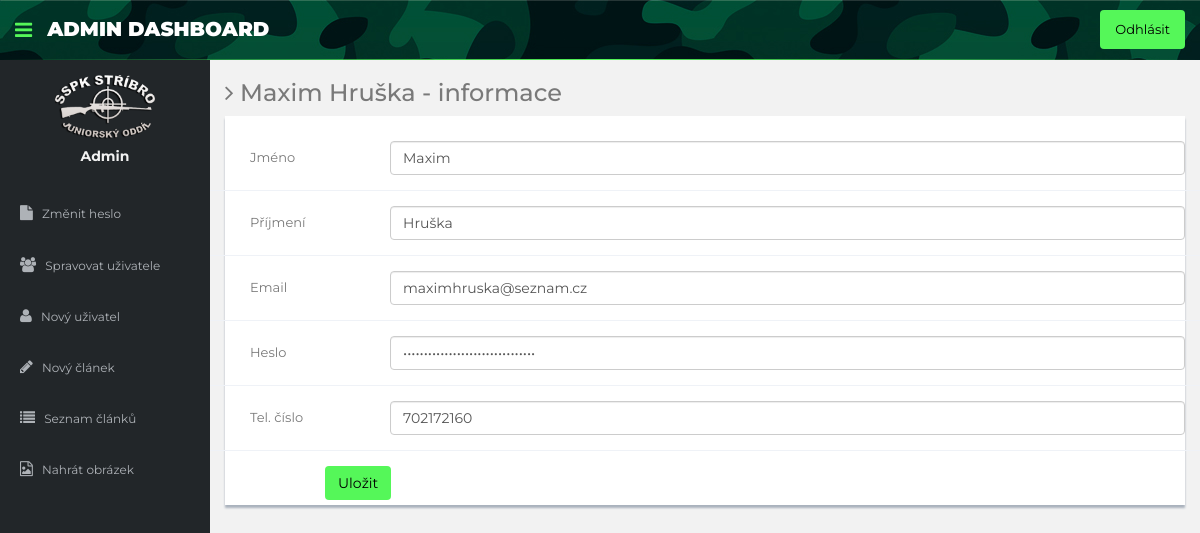
/admin/update-profile.php?uid=maximhruska@seznam.cz, run on the app's committed database.
### tables this page shows
CREATE TABLE `uzivatele` (
  `Email` varchar(255) NOT NULL,
  `Jmeno` varchar(255) NOT NULL,
  `Prijmeni` varchar(255) NOT NULL,
  `Heslo` varchar(255) NOT NULL,
  `Tel_cislo` varchar(9) NOT NULL
);

### admin/update-profile.php (the view, shortened to what this page needs)
<?php
 include'dbconnection.php';
?>
<!DOCTYPE html>
<html lang="cs">
  <head>
    <link href="assets/css/bootstrap.css" rel="stylesheet">
    <link href="assets/font-awesome/css/font-awesome.css" rel="stylesheet" />
    <link href="assets/css/style.css" rel="stylesheet">
    <link href="assets/css/style-responsive.css" rel="stylesheet">
    <link href="assets/css/styl_admin.css" rel="stylesheet">
  </head>
  <body>
  <section id="container" >
      <header class="header black-bg">
              <div class="sidebar-toggle-box">
                  <div class="fa fa-bars tooltips" data-placement="right" data-original-title="Toggle Navigation"></div>
              </div>
            <a href="#" class="logo"><b>Admin Dashboard</b></a>
            <div class="top-menu">
            	<ul class="nav pull-right">
                    <li><a class="logout" href="logout.php">Odhlásit</a></li>
            	</ul>
            </div>
        </header>
      <aside>
          <div id="sidebar"  class="nav-collapse ">
              <ul class="sidebar-menu" id="nav-accordion">
              	  <p class="centered"><a href="#"><img src="assets/img/logo_bile.PNG" class="img-circle" width="60"></a></p>
              	  <h5 class="centered"><?php echo "Admin";?></h5>
                  <li class="mt">
                      <a href="change-password.php">
                          <i class="fa fa-file"></i>
                          <span>Změnit heslo</span>
                      </a>
                  </li>
                  <li class="sub-menu">
                      <a href="manage-users.php" >
                          <i class="fa fa-users"></i>
                          <span>Spravovat uživatele</span>
                      </a>
                  </li>
                  <li class="sub-menu">
                      <a href="create_user.php" >
                          <i class="fa fa-user"></i>
                          <span>Nový uživatel</span>
                      </a>
                  </li>
                  <li class="sub-menu">
                      <a href="new_article.php" >
                          <i class="fa fa-pencil"></i>
                          <span>Nový článek</span>
                      </a>
                  </li>
                  <li class="sub-menu">
                      <a href="article_list.php" >
                          <i class="fa fa-list"></i>
                          <span>Seznam článků</span>
                      </a>
                  </li>
                  <li class="sub-menu">
                      <a href="upload_image.php" >
                          <i class="fa fa-file-image-o"></i>
                          <span>Nahrát obrázek</span>
                      </a>
                  </li>
              </ul>
          </div>
      </aside>
      <?php
      $ret=mysqli_query($con,"select * from uzivatele where Email='".$_GET['uid']."'");
	  while($row=mysqli_fetch_array($ret))
	  {?>
      <section id="main-content">
          <section class="wrapper">
          	<h3><i class="fa fa-angle-right"></i> <?php echo $row['Jmeno']. " ". $row['Prijmeni'];?> - informace</h3>
				<div class="row">
                  <div class="col-md-12">
                      <div class="content-panel">
                           <form class="form-horizontal style-form" name="form1" method="post" action="" onSubmit="return valid();">
                          <div class="form-group">
                              <label class="col-sm-2 col-sm-2 control-label" style="padding-left:40px;">Jméno </label>
                              <div class="col-sm-10">
                                  <input type="text" class="form-control" name="jmeno" value="<?php echo $row['Jmeno'];?>" >
                              </div>
                          </div>
                              <div class="form-group">
                              <label class="col-sm-2 col-sm-2 control-label" style="padding-left:40px;">Příjmení</label>
                              <div class="col-sm-10">
                                  <input type="text" class="form-control" name="prijmeni" value="<?php echo $row['Prijmeni'];?>" >
                              </div>
                          </div>
                              <div class="form-group">
                              <label class="col-sm-2 col-sm-2 control-label" style="padding-left:40px;">Email </label>
                              <div class="col-sm-10">
                                  <input type="text" class="form-control" name="email" value="<?php echo $row['Email'];?>">
                              </div>
                          </div>
                               <div class="form-group">
                              <label class="col-sm-2 col-sm-2 control-label" style="padding-left:40px;">Heslo </label>
                              <div class="col-sm-10">
                                  <input type="password" class="form-control" name="heslo" value="<?php echo $row['Heslo'];?>" >
                              </div>
                          </div>
                            <div class="form-group">
                              <label class="col-sm-2 col-sm-2 control-label" style="padding-left:40px;">Tel. číslo </label>
                              <div class="col-sm-10">
                                  <input type="text" class="form-control" name="cislo" value="<?php echo $row['Tel_cislo'];?>">
                              </div>
                          </div>
                          <div style="margin-left:100px;">
                          <input type="submit" name="Submit" value="Uložit" class="btn logout"></div>
                          </form>
                      </div>
                  </div>
              </div>
		</section>
        <?php } ?>
      </section></section>
  </body>
</html>

### admin/assets/css/style.css (style rules this page uses)
body { color: #797979; background: #f2f2f2; font-family: 'Ruda', sans-serif; padding: 0px !important; margin: 0px !important; font-size:13px; }
ul li { list-style: none; }
a, a:hover, a:focus { text-decoration: none; outline: none; }
#container { width: 100%; height: 100%; }
.centered { text-align: center; }
.mt { margin-top: 25px; }
#sidebar { width: 210px; height: 100%; position: fixed; background: #424a5d; }
#sidebar h5 { color: #f2f2f2; font-weight: 700; }
#sidebar ul li { position: relative; }
ul.sidebar-menu , ul.sidebar-menu li ul.sub { margin: -2px 0 0; padding: 0; }
ul.sidebar-menu { margin-top: 75px; }
ul.sidebar-menu li { margin-bottom: 5px; margin-left:10px; margin-right:10px; }
ul.sidebar-menu li.sub-menu { line-height: 15px; }
ul.sidebar-menu li a span { display: inline-block; }
ul.sidebar-menu li a { color: #aeb2b7; text-decoration: none; display: block; padding: 15px 0 15px 10px; font-size: 12px; outline: none; -webkit-transition: all 0.3s ease; -moz-transition: all 0.3s ease; -o-transition: all 0.3s ease; -ms-transition: all 0.3s ease; transition: all 0.3s ease; }
ul.sidebar-menu li a i { font-size: 15px; padding-right: 6px; }
#main-content { margin-left: 210px; }
.header, .footer { min-height: 60px; padding: 0 15px; }
.header { position: fixed; left: 0; right: 0; z-index: 1002; }
.black-bg { background: #ffd777; border-bottom: 1px solid #c9aa5f; }
.wrapper { display: inline-block; margin-top: 60px; padding-left: 15px; padding-right: 15px; padding-bottom: 15px; padding-top: 0px; width: 100%; }
a.logo { font-size: 20px; color: #ffffff; float: left; margin-top: 15px; text-transform: uppercase; }
a.logo b { font-weight: 900; }
.sidebar-toggle-box { float: left; padding-right: 15px; margin-top: 20px; }
.sidebar-toggle-box .fa-bars { cursor: pointer; display: inline-block; font-size: 20px; }
.content-panel { background: #ffffff; box-shadow: 0px 3px 2px #aab2bd; padding-top: 15px; padding-bottom: 5px; }
label { font-weight: 400; }
.form-horizontal.style-form .form-group { border-bottom: 1px solid #eff2f7; padding-bottom: 15px; margin-bottom: 15px; }
@media (min-width: 768px) { .form-horizontal .control-label { text-align: left; } }

### admin/assets/css/styl_admin.css (style rules this page uses)
body { font-family: Montserrat; }
.black-bg { background-image: url("../img/camu_bg.jpg"); -o-border-image: linear-gradient(to left, rgba(0, 0, 0, 0), #55f759 50%, rgba(0, 0, 0, 0)) 100% 0 stretch; border-image: -webkit-gradient(linear, right top, left top, from(rgba(0, 0, 0, 0)), color-stop(50%, #55f759), to(rgba(0, 0, 0, 0))) 100% 0 stretch; border-image: linear-gradient(to left, rgba(0, 0, 0, 0), #55f759 50%, rgba(0, 0, 0, 0)) 100% 0 stretch; background-color: #55f759; }
.logout { background-color: #55f759; color: black; border-radius: 4px; }
#sidebar { background-color: #222629; }
.img-circle { border-radius: 0%; max-width: 100px; width: 100%; }
ul, ol { margin-top: 10px; margin-bottom: 10px; }
.fa-bars { cursor: pointer; display: inline-block; font-size: 20px; color: #55f759; }

### data on the page
uzivatele: Jmeno "Maxim", Prijmeni "Hruška", jmeno "Maxim", prijmeni "Hruška", email "maximhruska@seznam.cz", cislo "702172160"
